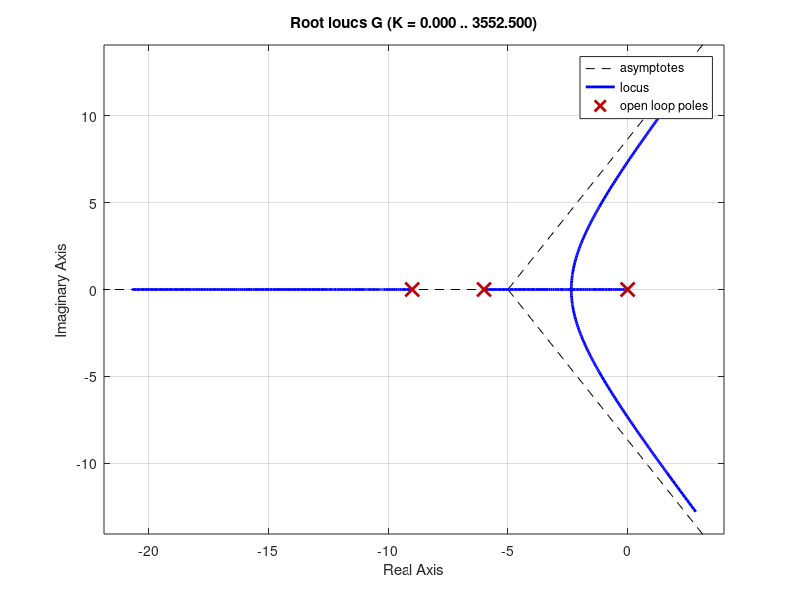

Write the MATLAB code that produced this figure. (Note: this script raises an error after producing the figure.)
clear all
close all
clc
s = tf('s');
K=1;
%% Sistema de malha aberta
G =K/(s*((s+6)*(s+9)));
mp = 0.40;
csi = -log(mp)/sqrt(pi^2+log(mp)^2)

figure, rlocus(G),
sgrid(0.4,0)

% G =k*((1/(1+s))*(1/(s+10)));
% Gc =7.69*(s + 18.64)*(1/(s+143.35));

% figure,bode(G);
% figure,bode(Gc);
% figure,bode(G*Gc);
% mf1= feedback(G*Gc,1);
% figure,step(mf1)
